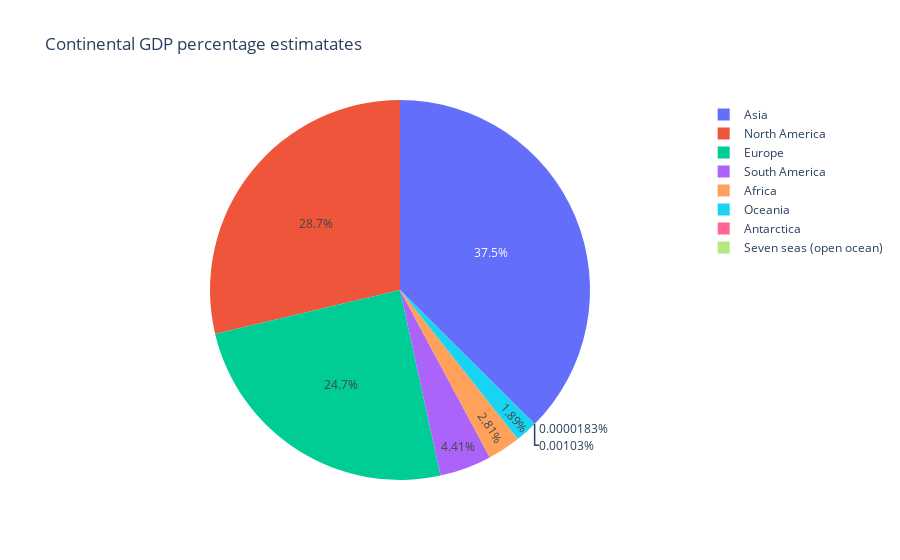

Write notebook code for a chart like this one.
### Code cell
px.pie(names=list(world_data.continent), values=world_data.gdp_md_est, title="Continental GDP percentage estimatates")

### Figure 1 — Plotly figure (JSON) as saved in the notebook; plotly's stock layout.template omitted (floating-point values rounded to 4 significant figures; data arrays with more than 128 entries replaced by an {"elided": "..."} marker saying what was removed)
{"data": [{"domain": {"x": [0, 1], "y": [0, 1]}, "hovertemplate": "label=%{label}<br>value=%{value}<extra></extra>", "labels": {"elided": "177 str values"}, "legendgroup": "", "name": "", "showlegend": true, "type": "pie", "values": {"elided": "177 int values"}}], "layout": {"legend": {"tracegroupgap": 0}, "title": {"text": "Continental GDP percentage estimatates"}}}
